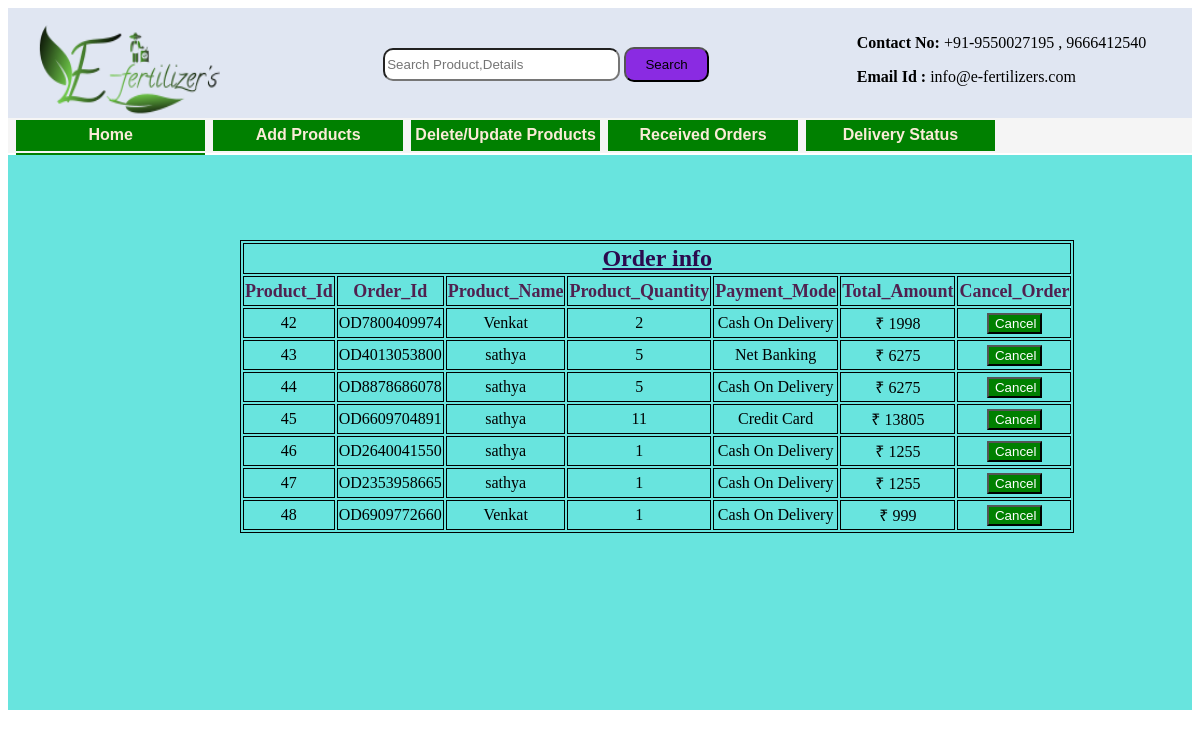
The page /Dealer/dorders on the database as committed earlier.
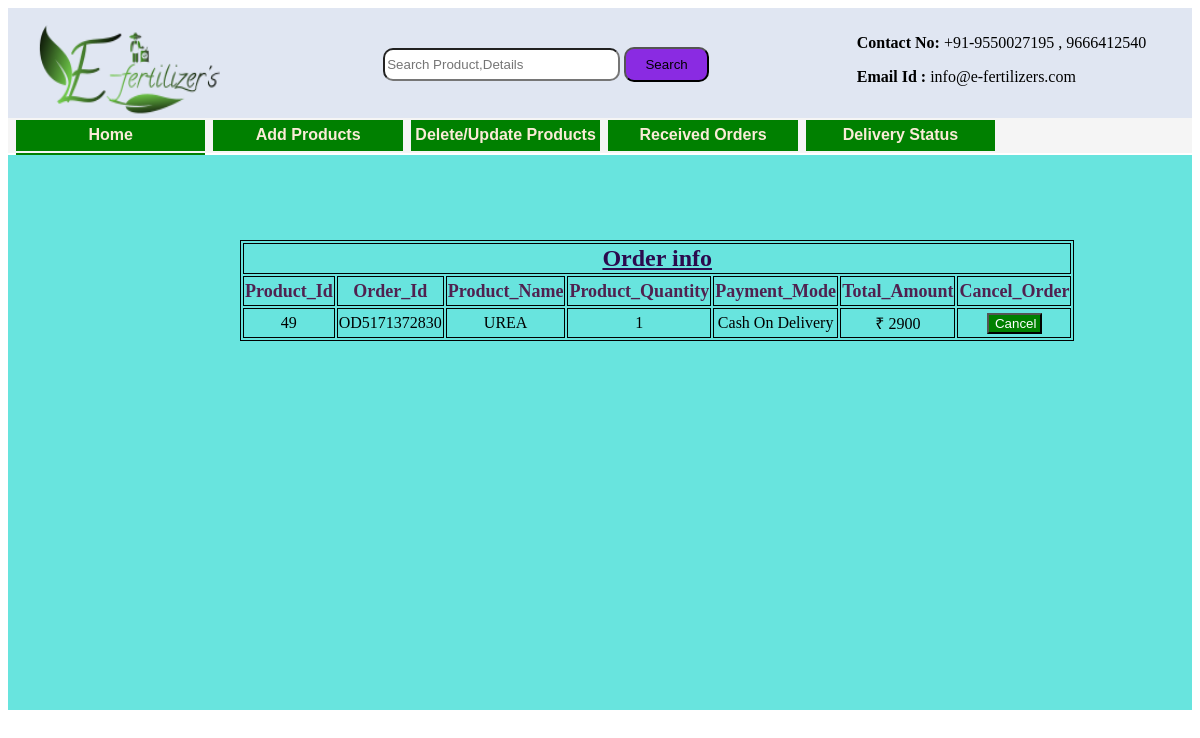
The same page on the database as committed later.
### Farmer/models.py (models this page shows)
class Order(models.Model):
    Customer_Email = models.EmailField()
    Seller_Email = models.EmailField()
    Pro_Id = models.IntegerField(default=0)
    Order_Id = models.CharField(max_length=50,default="ABC",unique=True)
    Name = models.CharField(max_length=20)
    Price = models.IntegerField()
    Quantity = models.IntegerField()
    Weight = models.IntegerField()
    Weight1 = models.CharField(max_length=10,default=0)
    Sub_Total = models.IntegerField()
    Payment_Mode = models.CharField(default=0,max_length=100)
    Order_Status = models.CharField(max_length=100)
    Order_Date = models.DateTimeField(auto_now=True,auto_now_add=False)
    Status_Date = models.DateTimeField(auto_now=True,auto_now_add=False)
    Image = models.ImageField(upload_to='orders')

### Dealer/views.py (the view)
# urls.py: path('dorders',views.Orders,name='dorders'),
def Orders(request):
    res = Order.objects.all()
    return render(request,"Dealer/Order Received.html",{"Data":res})

### Templates/Dealer/Order Received.html (shortened to what this page needs)
{% extends 'Dealer_Base.html' %}
{% block Dealer %}
{% load static %}
<div class="Order_Received1">
    <div class="Order_Received2">
        <table>
            <tr>
                <th colspan="7">
                    <u>Order info</u>
                </th>
            </tr>
            <tr>
                <th>Product_Id</th>
                <th>Order_Id</th>
                <th>Product_Name</th>
                <th>Product_Quantity</th>
                <th>Payment_Mode</th>
                <th>Total_Amount</th>
                <th>Cancel_Order</th>
            </tr>
            {% for i in Data %}
                <tr>
                    <td>{{i.id}}</td>
                    <td>{{i.Order_Id}}</td>
                    <td>{{i.Name}}</td>
                    <td>{{i.Quantity}}</td>
                    <td>{{i.Payment_Mode}}</td>
                    <td>&#8377 {{i.Price}}</td>
                    <td><button>Cancel</button></td>
                </tr>
            {% endfor %}
        </table>
    </div>
</div>
{% endblock %}

Rows that differ between the two databases and show on the page:
removed Order: id "42", Order_Id "OD7800409974", Name "Venkat", Quantity "2", Payment_Mode "Cash On Delivery", Price "1998"
removed Order: id "43", Order_Id "OD4013053800", Name "sathya", Quantity "5", Payment_Mode "Net Banking", Price "6275"
removed Order: id "44", Order_Id "OD8878686078", Name "sathya", Quantity "5", Payment_Mode "Cash On Delivery", Price "6275"
removed Order: id "45", Order_Id "OD6609704891", Name "sathya", Quantity "11", Payment_Mode "Credit Card", Price "13805"
removed Order: id "46", Order_Id "OD2640041550", Name "sathya", Quantity "1", Payment_Mode "Cash On Delivery", Price "1255"
removed Order: id "47", Order_Id "OD2353958665", Name "sathya", Quantity "1", Payment_Mode "Cash On Delivery", Price "1255"
removed Order: id "48", Order_Id "OD6909772660", Name "Venkat", Quantity "1", Payment_Mode "Cash On Delivery", Price "999"
added Order: id "49", Order_Id "OD5171372830", Name "UREA", Quantity "1", Payment_Mode "Cash On Delivery", Price "2900"
